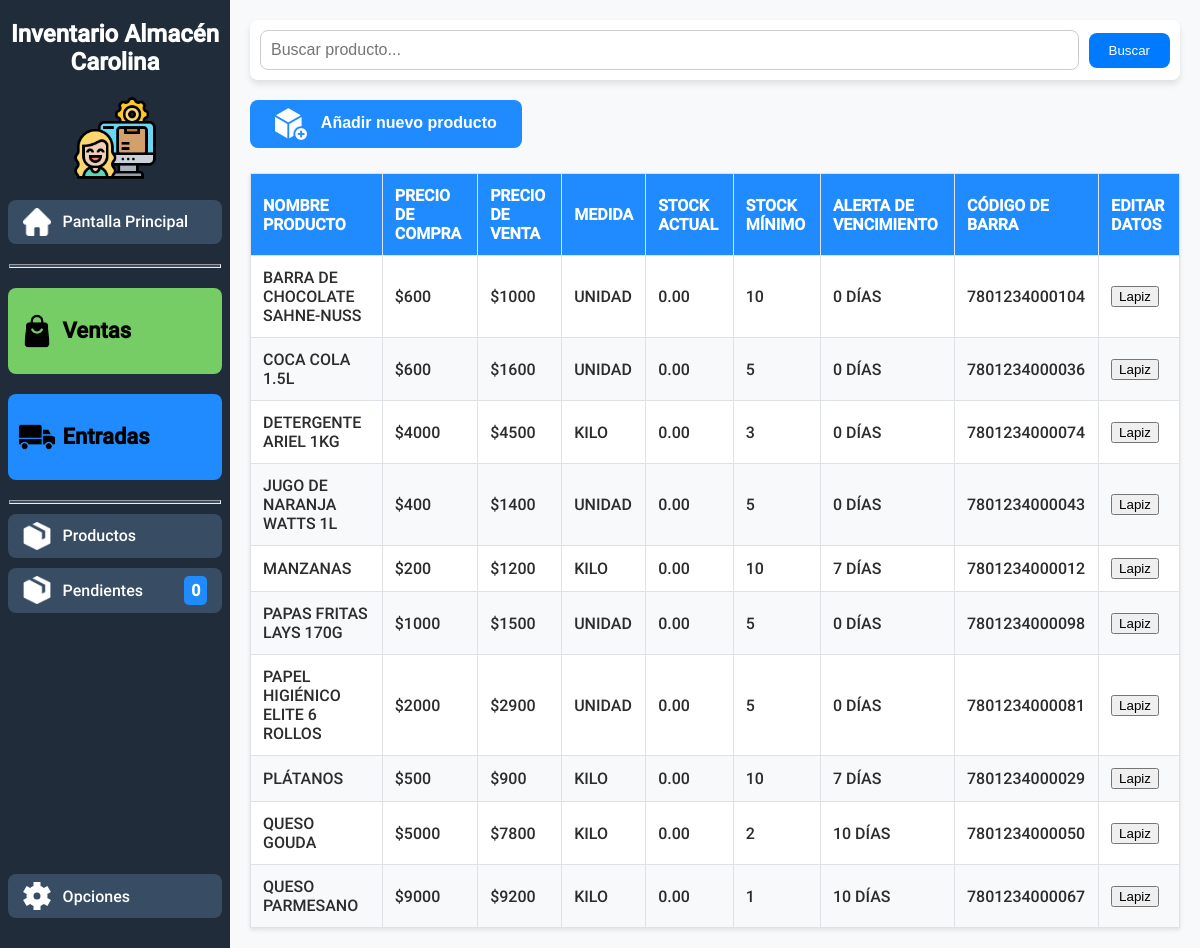
The app's page /modulo_productos.php with its own data.
### tables this page shows
CREATE TABLE producto (
    id_producto INT UNSIGNED NOT NULL AUTO_INCREMENT,
    nombre_producto VARCHAR(250) NOT NULL,
    total_vendidos BIGINT UNSIGNED DEFAULT 0, 
    stock_minimo INT UNSIGNED DEFAULT 10,
    stock_actual DECIMAL(20,2) NOT NULL DEFAULT 0,
    codigo_de_barra VARCHAR(20),
    tiempo_alerta_vencimiento INT UNSIGNED DEFAULT 15,
    activo CHAR(1) NOT NULL DEFAULT 1,
    requiere_fecha_vencimiento CHAR(1) NOT NULL DEFAULT 1,
    por_registrar CHAR(1) NOT NULL DEFAULT 0,
     
    id_unidad INT UNSIGNED NOT NULL,
    PRIMARY KEY (id_producto)
);

CREATE TABLE costo (
    id_costo INT UNSIGNED NOT NULL AUTO_INCREMENT, 
    costo INT UNSIGNED NOT NULL DEFAULT 0, 
    fecha_inicio_costo DATETIME NOT NULL DEFAULT CURRENT_TIMESTAMP, 
    fecha_fin_costo DATETIME,
    id_producto INT UNSIGNED NOT NULL,
    PRIMARY KEY (id_costo)
);

CREATE TABLE precio (
    id_precio INT UNSIGNED NOT NULL AUTO_INCREMENT,
    precio INT UNSIGNED NOT NULL DEFAULT 0,
    fecha_inicio_precio DATETIME NOT NULL DEFAULT CURRENT_TIMESTAMP,
    fecha_fin_precio DATETIME,
    id_producto INT UNSIGNED NOT NULL,
    PRIMARY KEY (id_precio)
);

CREATE TABLE unidad_de_medida (
	id_unidad INT UNSIGNED NOT NULL AUTO_INCREMENT,
    nombre_unidad VARCHAR(20) NOT NULL,
    PRIMARY KEY (id_unidad)
);

### includes/modulo_productos/tabla_productos_modelo.php (called while the page is built, shortened)
<?php
function obtener_productos(object $pdo, string $busqueda, int $limite, int $offset) {
    $consulta = "
        SELECT
            p.nombre_producto,
            p.stock_actual,
            p.stock_minimo,
            p.codigo_de_barra,
            p.tiempo_alerta_vencimiento,
            u.nombre_unidad,
            pr.precio,
            c.costo
        FROM producto p
        LEFT JOIN unidad_de_medida u ON p.id_unidad = u.id_unidad
        LEFT JOIN precio pr ON p.id_producto = pr.id_producto
        LEFT JOIN costo c ON p.id_producto = c.id_producto
        WHERE LOWER(p.nombre_producto) LIKE LOWER(:busqueda)
        ORDER BY p.nombre_producto
        LIMIT :limite OFFSET :offset;
    ";
    $stmt = $pdo->prepare($consulta);
    $stmt->bindValue(":busqueda", "%$busqueda%", PDO::PARAM_STR);
    $stmt->bindValue(":limite", $limite, PDO::PARAM_INT);
    $stmt->bindValue(":offset", $offset, PDO::PARAM_INT);
    $stmt->execute();
    $productos = $stmt->fetchAll(PDO::FETCH_ASSOC);
    $consulta = "SELECT COUNT(*) AS total FROM producto WHERE LOWER(nombre_producto) LIKE LOWER(:busqueda);";
    $stmt = $pdo->prepare($consulta);
    $stmt->bindValue(":busqueda", "%$busqueda%", PDO::PARAM_STR);
    $stmt->execute();
    $total_items = $stmt->fetch(PDO::FETCH_ASSOC)["total"];
    $total_pages = ceil($total_items / $limite);
    return [
        "productos" => $productos,
        "total_items" => $total_items,
        "total_pages" => $total_pages
    ];
}

### includes/modulo_productos/tabla_productos.php (called while the page is built, shortened)
<?php
$search = $_GET['busqueda'] ?? '';
$page = $_GET['page'] ?? 1;
$itemsPerPage = 20;
$offset = ($page - 1) * $itemsPerPage;
require_once "includes/db.php";
require_once "includes/modulo_productos/tabla_productos_modelo.php";
require_once "includes/modulo_productos/tabla_productos_vista.php";
$resul = obtener_productos($pdo, $search, $itemsPerPage, $offset);

### includes/modulo_productos/tabla_productos_vista.php (the view, shortened to what this page needs)
<?php
function tabla_de_productos(array $productos) {
    if ($productos) {
        echo "
        <table class=\"products-table\">
            <thead>
                <tr>
                    <th>Nombre producto</th>
                    <th>Precio de compra</th>
                    <th>Precio de venta</th>
                    <th>Medida</th>
                    <th>Stock actual</th>
                    <th>Stock mínimo</th>
                    <th>Alerta de vencimiento</th>
                    <th>Código de barra</th>
                    <th>Editar Datos</th>
                </tr>
            </thead>
            <tbody>
        ";
        foreach ($productos as $producto) {
            echo "<tr>";
            echo "    <td>" . $producto["nombre_producto"] . "</td>";
            echo "    <td>$" . $producto["costo"] . "</td>";
            echo "    <td>$" . $producto["precio"] . "</td>";
            echo "    <td>" . $producto["nombre_unidad"] . "</td>";
            echo "    <td>" . $producto["stock_actual"] . "</td>";
            echo "    <td>" . $producto["stock_minimo"] . "</td>";
            echo "    <td>" . $producto["tiempo_alerta_vencimiento"] . " días</td>";
            echo "    <td>" . $producto["codigo_de_barra"] . "</td>";
            echo "    <td> <button>Lapiz</button> </td>";
            echo "</tr>";
        }
        echo "
            </tbody>
        </table>
        ";
    } else {
        echo "No se pudo obtener los productos de la base de datos";
    }
}

### modulo_productos.php (shortened to what this page needs)
<?php
require_once "includes/modulo_productos/tabla_productos.php";
?>
<!DOCTYPE html>
<html lang="es">
<head>
    <link rel="stylesheet" href="styles/main.css">
    <link rel="stylesheet" href="styles/layout.css">
    <link rel="stylesheet" href="styles/tablas.css">
    <link rel="stylesheet" href="styles/modulo_ventas/busqueda.css">
    <link rel="stylesheet" href="styles/modulo_productos/modal_ingreso_producto.css">
    <link rel="stylesheet" href="styles/modulo_productos/modal_de_exito.css">
    <link rel="stylesheet" href="styles/notificacion.css">
</head>
<body>
    <div class="main-container">
        <?php require_once "elementos_ui/barra_lateral.php" ?>
        <main class="content">
            <form method="get" class="search-pagination-form">
                <div class="search-container">
                    <input type="text" name="busqueda" placeholder="Buscar producto..." class="search-input" value="<?php echo isset($_GET['busqueda']) ? htmlspecialchars($_GET['busqueda']) : ''; ?>">
                    <button type="submit" class="search-button">Buscar</button>
                </div>
            </form>
            <button id="open-modal-btn" class="button-submit">
                <img class="icon" src="img/botones/add.png" alt="icono de añadir nuevo producto">
                Añadir nuevo producto
            </button>
            <?php
            tabla_de_productos($productos);
            ?>
        </main>
    </div>
</body>
</html>

### elementos_ui/barra_lateral.php (shortened to what this page needs)
<aside>
    <h2>Inventario Almacén Carolina</h2>
    <img src="img/logo.png" alt="Logo" class="logo">
    <a href="index.php" class="sidebar-btn">
        <div class="icon icon-inv">
            <img src="img/botones/home.png" alt="Pantalla Principal">
        </div>
        <p>Pantalla Principal</p>
    </a>
    <hr>
    <a href="modulo_ventas.php" class="sidebar-btn sidebar-btn-large sales">
        <div class="icon icon-big">
            <img src="img/botones/bag.png" alt="Módulo de ventas">
        </div>
        <p>Ventas</p>
    </a>
    <a href="modulo_entradas.php" class="sidebar-btn sidebar-btn-large entries">
        <div class="icon icon-big">
            <img src="img/botones/delivery-truck.png" alt="Módulo de Entradas">
        </div>
        <p>Entradas</p>
    </a>
    <hr>
    <a href="modulo_productos.php" class="sidebar-btn">
        <div class="icon icon-inv">
            <img src="img/botones/box.png" alt="Módulo de Productos">
        </div>
        <p>Productos</p>
    </a>
    <a href="modulo_productos_pendientes.php" class="sidebar-btn">
        <div class="icon icon-inv">
            <img src="img/botones/box.png" alt="Módulo de Productos">
        </div>
        <p>Pendientes</p>
        <span><?php require_once "includes/modulo_productos_pendientes/contar_productos_pendientes.php"; ?></span>
    </a>
    <a href="opciones.php" class="sidebar-btn last">
        <div class="icon icon-inv">
        </div>
        <p>Opciones</p>
    </a>
</aside>

### includes/modulo_productos_pendientes/contar_productos_pendientes.php (shortened to what this page needs)
<?php
try {
    require_once "includes/db.php";
    $consulta = "SELECT count(*) as cant_productos_pendientes FROM producto WHERE por_registrar = 1;";
    $stmt = $pdo->prepare($consulta);
    $stmt->execute();
    $resul = $stmt->fetch(PDO::FETCH_ASSOC);
    echo $resul["cant_productos_pendientes"];
} catch (PDOException $e) {
    die("Fallo al contar los productos pendientes para la barra lateral: " . $e->getMessage());
}

### styles/main.css (style rules this page uses)
:root { font-family: Roboto, Arial, Helvetica, sans-serif; --oscuro: #202C39; --verde: #76CD65; --verde-oscuro: #518d45; --azul: #1F8BFF; --azul-oscuro: #1560b1; --rosa: #ffcad4; --naranja: #f7af9d; --rojo: #E05263; }

### styles/layout.css (style rules this page uses)
body { margin: 0; display: flex; flex-direction: column; height: 100vh; overflow: hidden; }
.main-container { display: flex; flex: 1; overflow: hidden; }
aside { width: 210px; background-color: var(--oscuro); color: white; display: flex; flex-direction: column; align-items: center; padding: 20px 10px; flex-shrink: 0; overflow-y: auto; overflow-x: hidden; }
aside h2 { text-align: center; font-size: 24px; margin-top: 0px; }
.logo { width: 40%; height: auto; margin-bottom: 20px; }
aside .sidebar-btn { display: flex; align-items: center; gap: 10px; background-color: #384c63; color: white; margin-bottom: 10px; padding: 8px 15px; border-radius: 8px; width: 88%; cursor: pointer; text-decoration: none; font-size: 16px; text-align: center; transition: background-color 0.3s; }
aside .sidebar-btn p { flex-grow: 1; text-align: left; margin: 2px; }
aside .sidebar-btn span { background-color: var(--azul); padding: 5px 7px; border-radius: 5px; font-weight: 900; display: inline-block; }
aside .sidebar-btn-large { padding: 25px 15px; margin: 10px; font-size: 22px; font-weight: bold; }
aside .sidebar-btn-large.sales { color: black; background-color: var(--verde); }
aside .sidebar-btn-large.entries { color: black; background-color: var(--azul); }
aside .last { margin-top: auto; }
hr { flex-direction: column; width: 100%; height: 2px; color: #384c63; background-color: #384c63; margin: 10px 0; }
.content { flex: 1; background-color: #f8f9fa; padding: 20px; overflow-y: auto; }
.icon { width: 28px; border-radius: 4px; display: flex; align-items: center; justify-content: center; font-size: 14px; color: white; flex-shrink: 0; }
.icon img { width: 28px; }
.icon svg { width: 28px; height: 28px; }
.icon-big img { width: 36px; }
.icon-inv { filter: invert(); }

### styles/tablas.css (style rules this page uses)
.products-table { width: 100%; border-collapse: collapse; margin-top: 25px; background-color: white; box-shadow: 0 2px 4px rgba(0, 0, 0, 0.1); }
.products-table th, .products-table td { padding: 12px; text-align: left; border: 1px solid #dee2e6; font-size: 1rem; text-transform: uppercase; }
.products-table th { background-color: var(--azul); color: white; }
.products-table td { color: #2c2c2c; }
.products-table tr:nth-child(even) { background-color: #f8f9fa; }

### styles/modulo_ventas/busqueda.css (style rules this page uses)
.search-pagination-form { display: flex; justify-content: space-between; align-items: center; gap: 20px; margin: 20px 0; margin-top: 0px; background-color: #fff; padding: 10px; border-radius: 8px; box-shadow: 0 4px 6px rgba(0, 0, 0, 0.1); flex-wrap: wrap; flex-shrink: 0; }
.search-container { display: flex; align-items: center; gap: 10px; flex: 1; }
.search-input { flex: 1; padding: 10px; border-radius: 8px; border: 1px solid #ccc; font-size: 16px; }
.search-button { padding: 10px 20px; background-color: #007bff; color: #fff; border: none; border-radius: 8px; cursor: pointer; transition: background-color 0.3s; }
.search-pagination-form > * { flex-shrink: 0; }

### styles/modulo_productos/modal_ingreso_producto.css (style rules this page uses)
.button-submit { background-color: var(--azul); color: white; font-weight: bold; padding: 8px 25px; border: none; border-radius: 8px; cursor: pointer; transition: background-color 0.3s; font-size: 16px; }
.button-submit .icon { width: 32px; height: 32px; filter: invert(); margin-right: 10px; display: inline-block; vertical-align: middle; }

### records on screen
producto: nombre_producto "BARRA DE CHOCOLATE SAHNE-NUSS", costo.costo "600", precio.precio "1000", id_unidad.nombre_unidad "UNIDAD", stock_actual "0.00", stock_minimo "10", tiempo_alerta_vencimiento "0", codigo_de_barra "7801234000104"
producto: nombre_producto "COCA COLA 1.5L", costo.costo "600", precio.precio "1600", id_unidad.nombre_unidad "UNIDAD", stock_actual "0.00", stock_minimo "5", tiempo_alerta_vencimiento "0", codigo_de_barra "7801234000036"
producto: nombre_producto "DETERGENTE ARIEL 1KG", costo.costo "4000", precio.precio "4500", id_unidad.nombre_unidad "KILO", stock_actual "0.00", stock_minimo "3", tiempo_alerta_vencimiento "0", codigo_de_barra "7801234000074"
producto: nombre_producto "JUGO DE NARANJA WATTS 1L", costo.costo "400", precio.precio "1400", id_unidad.nombre_unidad "UNIDAD", stock_actual "0.00", stock_minimo "5", tiempo_alerta_vencimiento "0", codigo_de_barra "7801234000043"
producto: nombre_producto "MANZANAS", costo.costo "200", precio.precio "1200", id_unidad.nombre_unidad "KILO", stock_actual "0.00", stock_minimo "10", tiempo_alerta_vencimiento "7", codigo_de_barra "7801234000012"
producto: nombre_producto "PAPAS FRITAS LAYS 170G", costo.costo "1000", precio.precio "1500", id_unidad.nombre_unidad "UNIDAD", stock_actual "0.00", stock_minimo "5", tiempo_alerta_vencimiento "0", codigo_de_barra "7801234000098"
producto: nombre_producto "PAPEL HIGIÉNICO ELITE 6 ROLLOS", costo.costo "2000", precio.precio "2900", id_unidad.nombre_unidad "UNIDAD", stock_actual "0.00", stock_minimo "5", tiempo_alerta_vencimiento "0", codigo_de_barra "7801234000081"
producto: nombre_producto "PLÁTANOS", costo.costo "500", precio.precio "900", id_unidad.nombre_unidad "KILO", stock_actual "0.00", stock_minimo "10", tiempo_alerta_vencimiento "7", codigo_de_barra "7801234000029"
producto: nombre_producto "QUESO GOUDA", costo.costo "5000", precio.precio "7800", id_unidad.nombre_unidad "KILO", stock_actual "0.00", stock_minimo "2", tiempo_alerta_vencimiento "10", codigo_de_barra "7801234000050"
producto: nombre_producto "QUESO PARMESANO", costo.costo "9000", precio.precio "9200", id_unidad.nombre_unidad "KILO", stock_actual "0.00", stock_minimo "1", tiempo_alerta_vencimiento "10", codigo_de_barra "7801234000067"

### other values on screen
$resul["cant_productos_pendientes"] "0"
